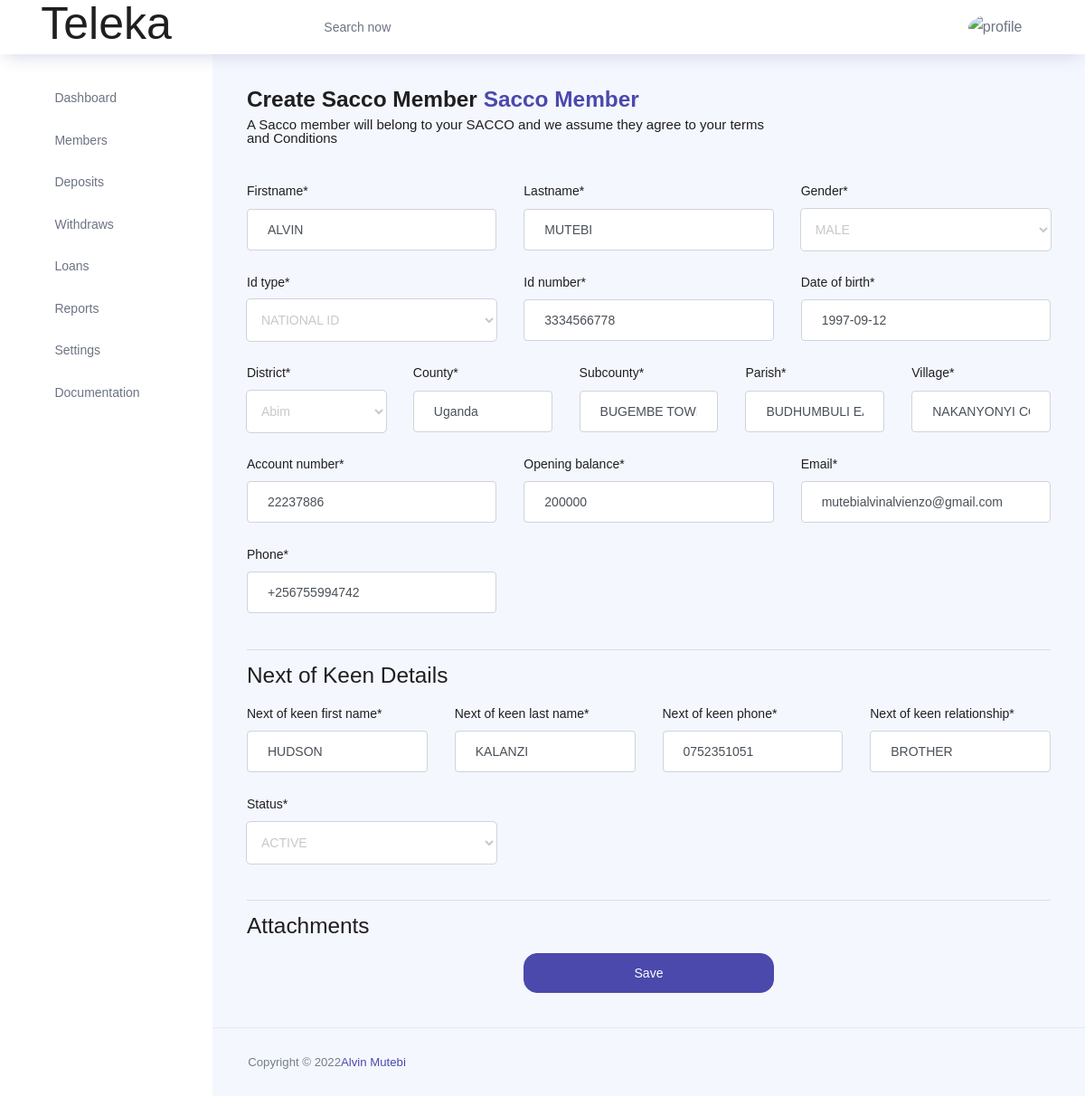
Page /member-update/1/ (signed in) on the earlier database version.
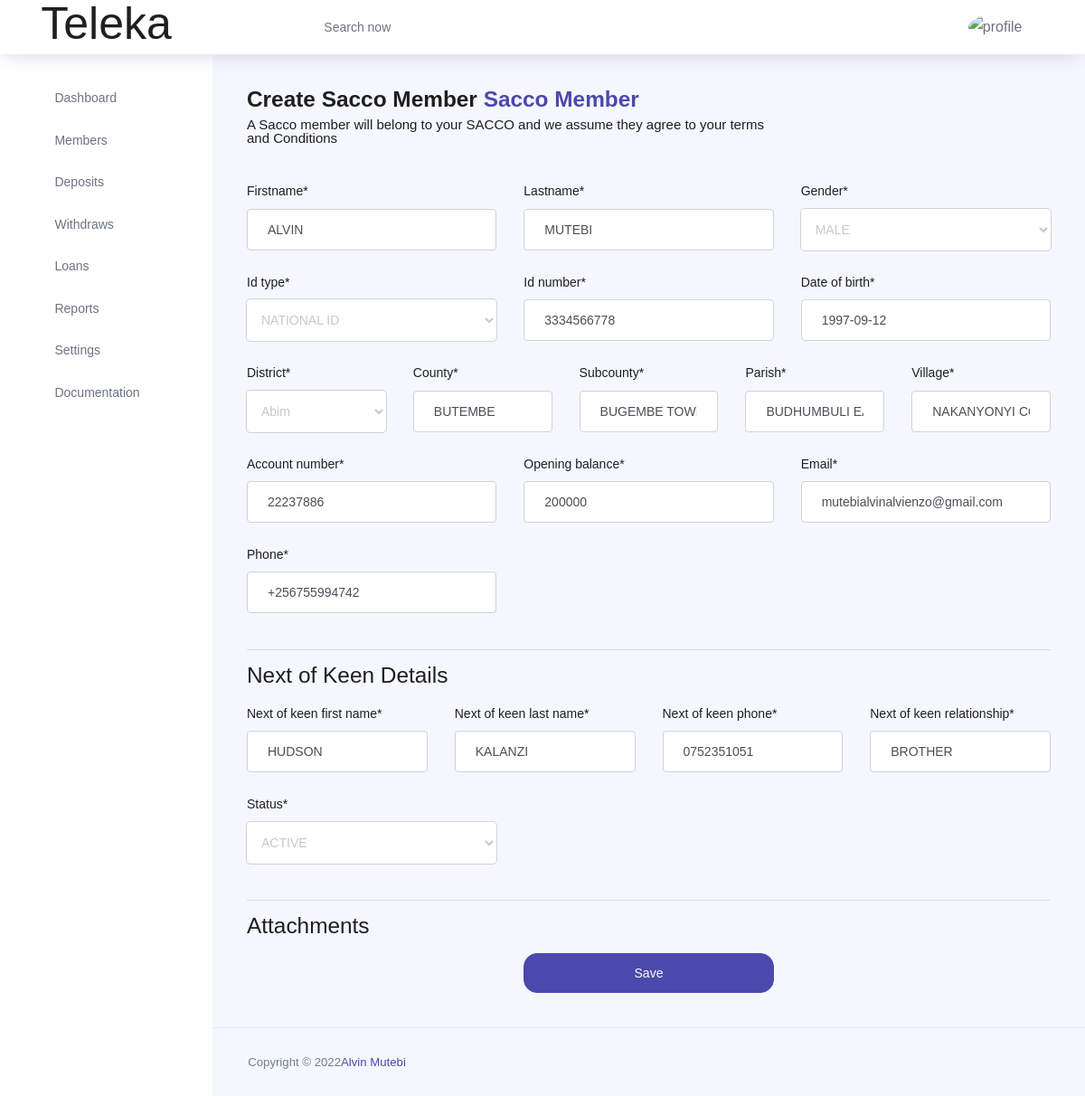
Same page on the later database version.
### teleka/models.py (models this page shows, shortened)
class Member(models.Model):
	STATUS = (
		('ACTIVE','ACTIVE'),
		('PENDING', 'PENDING'),
		)
	ID_TYPE = (
		('NATIONAL ID', 'NATIONAL ID'),
		('PASSPORT', 'PASSPORT'),
		('DRIVING PERMIT', 'DRIVING PERMIT'),
	    )
	GENDER = (
		('MALE','MALE'),
		('FEMALE', 'FEMALE'),
		)
	DISTRICTS = (
		('Abim','Abim'),
		('Adjumani','Adjumani'),
		('Agago','Agago'),
		('Alebtong','Alebtong'),
		('Amolatar','Amolatar'),
		('Amudat','Amudat'),
		('Amuria','Amuria'),
		('Amuru','Amuru'),
		('Apac','Apac'),
		('Arua','Arua'),
		('Budaka','Budaka'),
		('Bududa','Bududa'),
		('Bugiri','Bugiri'),
		('Bugweri','Bugweri'),
		('Buikwe','Buikwe'),
		('Bukedea','Bukedea'),
		('Bukomansimbi','Bukomansimbi'),
		('Bukwa','Bukwa'),
		('Bulambuli','Bulambuli'),
		('Buliisa','Buliisa'),
		('Bundibugyo','Bundibugyo'),
		('Bunyangabu','Bunyangabu'),
		('Bushenyi','Bushenyi'),
		('Busia','Busia'),
		('Butebo','Butebo'),
		('Buvuma','Buvuma'),
		('Buyende','Buyende'),
		('Dokolo','Dokolo'),
		('Gomba','Gomba'),
		('Gulu','Gulu'),
		('Hoima','Hoima'),
		('Ibanda','Ibanda'),
		('Iganga','Iganga'),
		('Isingiro','Isingiro'),
		('Jinja','Jinja'),
		('Kaabong','Kaabong'),
		('Kabale','Kabale'),
		('Kabarole','Kabarole'),
		('Kaberamaido','Kaberamaido'),
		('Kagadi','Kagadi'),
		('Kakumiro','Kakumiro'),
		('Kalangala','Kalangala'),
		('Kaliro','Kaliro'),
		('Kalungu','Kalungu'),
		('Kampala','Kampala'),
		('Kamuli','Kamuli'),
		('Kamwenge','Kamwenge'),
		('Kanungu','Kanungu'),
		('Kapchorwa','Kapchorwa'),
		('Kapelebyong','Kapelebyong'),
		('Kasanda','Kasanda'),
		('Kasese','Kasese'),
		('Katakwi','Katakwi'),
		('Kayunga','Kayunga'),
		('Kibaale','Kibaale'),
		('Kiboga','Kiboga'),
		('Kibuku','Kibuku'),
		('Kikuube','Kikuube'),
		('Kiruhura','Kiruhura'),
		('Kiryandongo','Kiryandongo'),
		('Kisoro','Kisoro'),
		('Kitgum','Kitgum'),
		('Koboko','Koboko'),
		('Kole','Kole'),
		('Kotido','Kotido'),
		('Kumi','Kumi'),
		('Kwania','Kwania'),
		('Kween','Kween'),
		('Kyankwanzi','Kyankwanzi'),
		('Kyegegwa','Kyegegwa'),
		('Kyenjojo','Kyenjojo'),
		('Kyotera','Kyotera'),
		('Lamwo','Lamwo'),
		('Lira','Lira'),
		('Luuka','Luuka'),
		('Luwero','Luwero'),
		('Lwengo','Lwengo'),
		('Lyantonde','Lyantonde'),
		('Manafwa','Manafwa'),
		('Maracha','Maracha'),
		('Masaka','Masaka'),
		('Masindi','Masindi'),
		('Mayuge','Mayuge'),
		('Mbale','Mbale'),
		('Mbarara','Mbarara'),
		('Mitooma','Mitooma'),
		('Mityana','Mityana'),
		('Moroto','Moroto'),
		('Moyo','Moyo'),
		('Mpigi','Mpigi'),
		('Mubende','Mubende'),
		('Mukono','Mukono'),
		('Nabilatuk','Nabilatuk'),
		('Nakapiripirit','Nakapiripirit'),
		('Nakaseke','Nakaseke'),
		('Nakasongola','Nakasongola'),
		('Namayingo','Namayingo'),
		('Namisindwa','Namisindwa'),
		('Namutumba','Namutumba'),
		('Napak','Napak'),
		('Nebbi','Nebbi'),
		('Ngora','Ngora'),
		('Ntoroko','Ntoroko'),
		('Ntungamo','Ntungamo'),
		('Nwoya','Nwoya'),
		('Omoro','Omoro'),
		('Otuke','Otuke'),
		('Oyam','Oyam'),
		('Pader','Pader'),
		('Pakwach','Pakwach'),
		('Pallisa','Pallisa'),
		('Rakai','Rakai'),
		('Rubanda','Rubanda'),
		('Rubirizi','Rubirizi'),
		('Rukiga','Rukiga'),
		('Rukungiri','Rukungiri'),
		('Sembabule','Sembabule'),
		('Serere','Serere'),
		('Sheema','Sheema'),
		('Sironko','Sironko'),
		('Soroti','Soroti'),
		('Tororo','Tororo'),
		('Wakiso','Wakiso'),
		('Yumbe','Yumbe'),
		('Zombo','Zombo'),
		)
	user = models.ForeignKey(User, on_delete=models.CASCADE, null=True, blank=True)
	firstname = models.CharField(max_length=200, null=True)
	lastname = models.CharField(max_length=200, null=True)
	id_type = models.CharField(max_length=200, null=True, choices=ID_TYPE)
	id_number = models.CharField(max_length=200, null=True)
	gender = models.CharField(max_length=200, null=True, choices=GENDER)
	date_of_birth = models.DateField(auto_now_add=False, null=True)
	district = models.CharField(max_length=200, null=True, choices=DISTRICTS)
	county = models.CharField(max_length=200, null=True)
	subcounty = models.CharField(max_length=200, null=True)
	parish = models.CharField(max_length=200, null=True)
	village = models.CharField(max_length=200, null=True)
	account_number = models.CharField(max_length=200, null=True)
	opening_balance = models.CharField(max_length=200, null=True)
	email = models.CharField(max_length=200, null=True)
	phone = models.CharField(max_length=200, null=True)
	next_of_keen_first_name = models.CharField(max_length=200, null=True)
	next_of_keen_last_name = models.CharField(max_length=200, null=True)
	next_of_keen_phone = models.CharField(max_length=200, null=True)
	next_of_keen_relationship = models.CharField(max_length=200, null=True)
	status = models.CharField(max_length=200, null=True, choices=STATUS)

### teleka/views.py (the view)
# urls.py: path('member-update/<int:pk>/', MemberUpdate.as_view(), name='member-update'),
class MemberUpdate(LoginRequiredMixin,SuccessMessageMixin,UpdateView):
    model= User
    model = Member
    fields = [
       "firstname", "lastname", "id_type", "id_number", "gender", "date_of_birth",
       "district", "county", "subcounty", "parish", "village", "account_number",
       "opening_balance", "email", "phone", "next_of_keen_first_name",
       "next_of_keen_last_name", "next_of_keen_phone", "next_of_keen_relationship",
       "status"
    ]
    template_name = 'teleka/createMember.html'
    success_url = reverse_lazy('view-members')
    success_message = "Member Updated successfully !"

### teleka/templates/teleka/createMember.html (shortened to what the changed rows need)
{% extends 'teleka/main.html' %}
{% load crispy_forms_tags %}
{% load static %}
{% block content %}
{% include 'teleka/header.html' %}
<div class="main-panel">
    <div class="content-wrapper">
        <div class="row">
            <form method="POST">
                <div class="container">
                    <div class="row">
                        <div class="col">
                            <div class="form-group">
                                {{ form.firstname|as_crispy_field }}
                            </div>
                        </div>
                        <div class="col">
                            <div class="form-group">
                                {{form.lastname |as_crispy_field}}
                            </div>
                        </div>
                        <div class="col">
                            <div class="form-group">
                                {{form.gender |as_crispy_field}}
                            </div>
                        </div>
                    </div>
                    <div class="row">
                        <div class="col">
                            <div class="form-group">
                                {{form.id_type |as_crispy_field}}
                            </div>
                        </div>
                        <div class="col">
                            <div class="form-group">
                                {{form.id_number |as_crispy_field}}
                            </div>
                        </div>
                        <div class="col">
                            <div class="form-group">
                                {{form.date_of_birth |as_crispy_field}}
                            </div>
                        </div>
                    </div>
                    <div class="row">
                        <div class="col">
                            <div class="form-group">
                                {{form.district |as_crispy_field}}
                            </div>
                        </div>
                        <div class="col">
                            <div class="form-group">
                                {{form.county |as_crispy_field}}
                            </div>
                        </div>
                        <div class="col">
                            <div class="form-group">
                                {{form.subcounty |as_crispy_field}}
                            </div>
                        </div>
                        <div class="col">
                            <div class="form-group">
                                {{form.parish |as_crispy_field}}
                            </div>
                        </div>
                        <div class="col">
                            <div class="form-group">
                                {{form.village |as_crispy_field}}
                            </div>
                        </div>
                    </div>
                    <div class="row">
                        <div class="col">
                            <div class="form-group">
                                {{form.account_number |as_crispy_field}}
                            </div>
                        </div>
                        <div class="col">
                            <div class="form-group">
                                {{form.opening_balance |as_crispy_field}}
                            </div>
                        </div>
                        <div class="col">
                            <div class="form-group">
                                {{form.email |as_crispy_field}}
                            </div>
                        </div>
                    </div>
                    <div class="row">
                        <div class="col">
                            <div class="form-group">
                                {{form.phone |as_crispy_field}}
                            </div>
                        </div>
                    </div>
                    <br>
                    <div class="row">
                        <div class="col">
                            <div class="form-group">
                                {{form.next_of_keen_first_name |as_crispy_field}}
                            </div>
                        </div>
                        <div class="col">
                            <div class="form-group">
                                {{form.next_of_keen_last_name |as_crispy_field}}
                            </div>
                        </div>
                        <div class="col">
                            <div class="form-group">
                                {{form.next_of_keen_phone |as_crispy_field}}
                            </div>
                        </div>
                        <div class="col">
                            <div class="form-group">
                                {{form.next_of_keen_relationship |as_crispy_field}}
                            </div>
                        </div>
                    </div>
                    <div class="row">
                        <div class="col">
                            <div class="form-group">
                                {{form.status |as_crispy_field}}
                            </div>
                        </div>
                    </div>
                    <br>
                </div>
            </form>
        </div>
    </div>
</div>
{% endblock content%}

Differences in the rows shown:
changed Member "ALVIN": county "Uganda" → "BUTEMBE"
